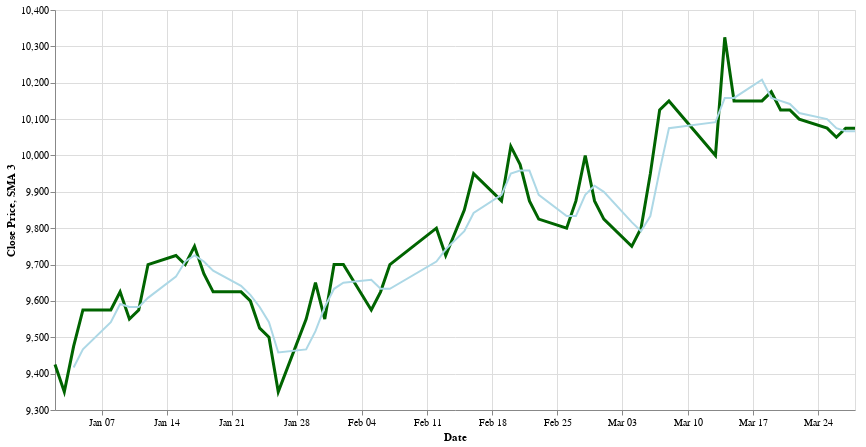

Notebook source saved alongside this figure:
### Markdown cell above
**Simple Moving Average**

### Code cell
df['sma_3'] = round(df.iloc[:,2].rolling(window=3).mean(),2)

chart = alt.Chart(df)

close_price = chart.mark_line(size=3).encode(
    x=alt.X('date:T', axis=alt.Axis(title='Date')),
    y=alt.Y('close:Q', axis=alt.Axis(title='Close Price'), scale=alt.Scale(zero=False)),
    tooltip=['date:T', 'close:Q'],
    color=alt.value('darkgreen')
).properties(
    width=800,
    height=400
    )

sma_3 = chart.mark_line().encode(
    x=alt.X('date:T', axis=alt.Axis(title='Date')),
    y=alt.Y('sma_3:Q', axis=alt.Axis(title='SMA 3')),
    tooltip=['date:T', 'sma_3:Q'],
    color=alt.value('lightblue')
)

close_price + sma_3

### Figure 1 — Vega-Lite specification as saved in the notebook (floating-point values rounded to 4 significant figures)
{"config": {"view": {"continuousWidth": 300, "continuousHeight": 300}}, "layer": [{"mark": {"type": "line", "size": 3}, "encoding": {"color": {"value": "darkgreen"}, "tooltip": [{"field": "date", "type": "temporal"}, {"field": "close", "type": "quantitative"}], "x": {"axis": {"title": "Date"}, "field": "date", "type": "temporal"}, "y": {"axis": {"title": "Close Price"}, "field": "close", "scale": {"zero": false}, "type": "quantitative"}}}, {"mark": {"type": "line"}, "encoding": {"color": {"value": "lightblue"}, "tooltip": [{"field": "date", "type": "temporal"}, {"field": "sma_3", "type": "quantitative"}], "x": {"axis": {"title": "Date"}, "field": "date", "type": "temporal"}, "y": {"axis": {"title": "SMA 3"}, "field": "sma_3", "type": "quantitative"}}}], "data": {"name": "data-0463d3ca48fa8bb9c7834d21ace4972a"}, "height": 400, "width": 800, "$schema": "https://vega.github.io/schema/vega-lite/v5.20.1.json", "datasets": {"data-0463d3ca48fa8bb9c7834d21ace4972a": [{"symbol": "BBCA.JK", "date": "2024-01-02", "close": 9425, "volume": 30545200, "market_cap": 1161866902503424, "sma_3": null}, {"symbol": "BBCA.JK", "date": "2024-01-03", "close": 9350, "volume": 34603300, "market_cap": 1152621314310144, "sma_3": null}, {"symbol": "BBCA.JK", "date": "2024-01-04", "close": 9475, "volume": 56501800, "market_cap": 1168030583226368, "sma_3": 9417.0}, {"symbol": "BBCA.JK", "date": "2024-01-05", "close": 9575, "volume": 85290100, "market_cap": 1180358078889984, "sma_3": 9467.0}, {"symbol": "BBCA.JK", "date": "2024-01-08", "close": 9575, "volume": 50896000, "market_cap": 1180358078889984, "sma_3": 9542.0}, {"symbol": "BBCA.JK", "date": "2024-01-09", "close": 9625, "volume": 59848600, "market_cap": 1186521893830656, "sma_3": 9592.0}, {"symbol": "BBCA.JK", "date": "2024-01-10", "close": 9550, "volume": 52774900, "market_cap": 1177276305637376, "sma_3": 9583.0}, {"symbol": "BBCA.JK", "date": "2024-01-11", "close": 9575, "volume": 39381500, "market_cap": 1180358078889984, "sma_3": 9583.0}, {"symbol": "BBCA.JK", "date": "2024-01-12", "close": 9700, "volume": 68253400, "market_cap": 1195767482023936, "sma_3": 9608.0}, {"symbol": "BBCA.JK", "date": "2024-01-15", "close": 9725, "volume": 88399500, "market_cap": 1198849389494272, "sma_3": 9667.0}, {"symbol": "BBCA.JK", "date": "2024-01-16", "close": 9700, "volume": 44869200, "market_cap": 1195767482023936, "sma_3": 9708.0}, {"symbol": "BBCA.JK", "date": "2024-01-17", "close": 9750, "volume": 107706100, "market_cap": 1201931296964608, "sma_3": 9725.0}, {"symbol": "BBCA.JK", "date": "2024-01-18", "close": 9675, "volume": 71048900, "market_cap": 1192685708771328, "sma_3": 9708.0}, {"symbol": "BBCA.JK", "date": "2024-01-19", "close": 9625, "volume": 63176500, "market_cap": 1186521893830656, "sma_3": 9683.0}, {"symbol": "BBCA.JK", "date": "2024-01-22", "close": 9625, "volume": 52868300, "market_cap": 1186521893830656, "sma_3": 9642.0}, {"symbol": "BBCA.JK", "date": "2024-01-23", "close": 9600, "volume": 92348600, "market_cap": 1183439986360320, "sma_3": 9617.0}, {"symbol": "BBCA.JK", "date": "2024-01-24", "close": 9525, "volume": 84906000, "market_cap": 1174194398167040, "sma_3": 9583.0}, {"symbol": "BBCA.JK", "date": "2024-01-25", "close": 9500, "volume": 63212700, "market_cap": 1171112490696704, "sma_3": 9542.0}, {"symbol": "BBCA.JK", "date": "2024-01-26", "close": 9350, "volume": 78977300, "market_cap": 1152621314310144, "sma_3": 9458.0}, {"symbol": "BBCA.JK", "date": "2024-01-29", "close": 9550, "volume": 73452800, "market_cap": 1177276305637376, "sma_3": 9467.0}, {"symbol": "BBCA.JK", "date": "2024-01-30", "close": 9650, "volume": 73136400, "market_cap": 1189603801300992, "sma_3": 9517.0}, {"symbol": "BBCA.JK", "date": "2024-01-31", "close": 9550, "volume": 102581200, "market_cap": 1177276305637376, "sma_3": 9583.0}, {"symbol": "BBCA.JK", "date": "2024-02-01", "close": 9700, "volume": 104208700, "market_cap": 1195767482023936, "sma_3": 9633.0}, {"symbol": "BBCA.JK", "date": "2024-02-02", "close": 9700, "volume": 99324000, "market_cap": 1195767482023936, "sma_3": 9650.0}, {"symbol": "BBCA.JK", "date": "2024-02-05", "close": 9575, "volume": 57983300, "market_cap": 1180358078889984, "sma_3": 9658.0}, {"symbol": "BBCA.JK", "date": "2024-02-06", "close": 9625, "volume": 87651000, "market_cap": 1186521893830656, "sma_3": 9633.0}, {"symbol": "BBCA.JK", "date": "2024-02-07", "close": 9700, "volume": 92953500, "market_cap": 1195767482023936, "sma_3": 9633.0}, {"symbol": "BBCA.JK", "date": "2024-02-12", "close": 9800, "volume": 87949400, "market_cap": 1208094977687552, "sma_3": 9708.0}, {"symbol": "BBCA.JK", "date": "2024-02-13", "close": 9725, "volume": 66072400, "market_cap": 1198849389494272, "sma_3": 9742.0}, {"symbol": "BBCA.JK", "date": "2024-02-15", "close": 9850, "volume": 164748900, "market_cap": 1214258792628224, "sma_3": 9792.0}, {"symbol": "BBCA.JK", "date": "2024-02-16", "close": 9950, "volume": 142277200, "market_cap": 1226586288291840, "sma_3": 9842.0}, {"symbol": "BBCA.JK", "date": "2024-02-19", "close": 9875, "volume": 53341300, "market_cap": 1217340700098560, "sma_3": 9892.0}, {"symbol": "BBCA.JK", "date": "2024-02-20", "close": 10025, "volume": 63997700, "market_cap": 1235831876485120, "sma_3": 9950.0}, {"symbol": "BBCA.JK", "date": "2024-02-21", "close": 9975, "volume": 75371600, "market_cap": 1229668195762176, "sma_3": 9958.0}, {"symbol": "BBCA.JK", "date": "2024-02-22", "close": 9875, "volume": 66913000, "market_cap": 1217340700098560, "sma_3": 9958.0}, {"symbol": "BBCA.JK", "date": "2024-02-23", "close": 9825, "volume": 55192300, "market_cap": 1211176885157888, "sma_3": 9892.0}, {"symbol": "BBCA.JK", "date": "2024-02-26", "close": 9800, "volume": 41356000, "market_cap": 1208094977687552, "sma_3": 9833.0}, {"symbol": "BBCA.JK", "date": "2024-02-27", "close": 9875, "volume": 43735800, "market_cap": 1217340700098560, "sma_3": 9833.0}, {"symbol": "BBCA.JK", "date": "2024-02-28", "close": 10000, "volume": 54043100, "market_cap": 1232749969014784, "sma_3": 9892.0}, {"symbol": "BBCA.JK", "date": "2024-02-29", "close": 9875, "volume": 126671200, "market_cap": 1217340700098560, "sma_3": 9917.0}, {"symbol": "BBCA.JK", "date": "2024-03-01", "close": 9825, "volume": 51520600, "market_cap": 1211176885157888, "sma_3": 9900.0}, {"symbol": "BBCA.JK", "date": "2024-03-04", "close": 9750, "volume": 43822900, "market_cap": 1201931296964608, "sma_3": 9817.0}, {"symbol": "BBCA.JK", "date": "2024-03-05", "close": 9800, "volume": 61952900, "market_cap": 1217385394601984, "sma_3": 9792.0}, {"symbol": "BBCA.JK", "date": "2024-03-06", "close": 9950, "volume": 70242200, "market_cap": 1226586288291840, "sma_3": 9833.0}, {"symbol": "BBCA.JK", "date": "2024-03-07", "close": 10125, "volume": 118369300, "market_cap": 1248159372148736, "sma_3": 9958.0}, {"symbol": "BBCA.JK", "date": "2024-03-08", "close": 10150, "volume": 100947200, "market_cap": 1251241279619072, "sma_3": 10080.0}, {"symbol": "BBCA.JK", "date": "2024-03-13", "close": 10000, "volume": 141622600, "market_cap": 1232749969014784, "sma_3": 10090.0}, {"symbol": "BBCA.JK", "date": "2024-03-14", "close": 10325, "volume": 110681100, "market_cap": 1272814363475968, "sma_3": 10160.0}, {"symbol": "BBCA.JK", "date": "2024-03-15", "close": 10150, "volume": 154176800, "market_cap": 1251241279619072, "sma_3": 10160.0}, {"symbol": "BBCA.JK", "date": "2024-03-18", "close": 10150, "volume": 62444100, "market_cap": 1251241279619072, "sma_3": 10210.0}, {"symbol": "BBCA.JK", "date": "2024-03-19", "close": 10175, "volume": 55004800, "market_cap": 1254323187089408, "sma_3": 10160.0}, {"symbol": "BBCA.JK", "date": "2024-03-20", "close": 10125, "volume": 66269700, "market_cap": 1248159372148736, "sma_3": 10150.0}, {"symbol": "BBCA.JK", "date": "2024-03-21", "close": 10125, "volume": 90279400, "market_cap": 1248159372148736, "sma_3": 10140.0}, {"symbol": "BBCA.JK", "date": "2024-03-22", "close": 10100, "volume": 91968200, "market_cap": 1245077464678400, "sma_3": 10120.0}, {"symbol": "BBCA.JK", "date": "2024-03-25", "close": 10075, "volume": 66971000, "market_cap": 1241995691425792, "sma_3": 10100.0}, {"symbol": "BBCA.JK", "date": "2024-03-26", "close": 10050, "volume": 65742700, "market_cap": 1238913783955456, "sma_3": 10080.0}, {"symbol": "BBCA.JK", "date": "2024-03-27", "close": 10075, "volume": 39514100, "market_cap": 1241995691425792, "sma_3": 10070.0}, {"symbol": "BBCA.JK", "date": "2024-03-28", "close": 10075, "volume": 79229700, "market_cap": 1241995691425792, "sma_3": 10070.0}]}}
